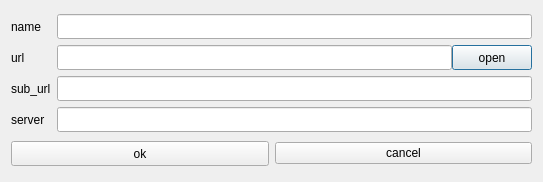
<?xml version="1.0" encoding="UTF-8"?>
<ui version="4.0">
 <class>ItemSetDialog</class>
 <widget class="QDialog" name="ItemSetDialog">
  <property name="geometry">
   <rect>
    <x>0</x>
    <y>0</y>
    <width>543</width>
    <height>182</height>
   </rect>
  </property>
  <property name="windowTitle">
   <string>ItemSetDialog</string>
  </property>
  <layout class="QVBoxLayout" name="verticalLayout">
   <item>
    <layout class="QGridLayout" name="gridLayout">
     <item row="2" column="1">
      <widget class="QLineEdit" name="le_sub_url">
       <property name="minimumSize">
        <size>
         <width>0</width>
         <height>25</height>
        </size>
       </property>
       <property name="maximumSize">
        <size>
         <width>16777215</width>
         <height>25</height>
        </size>
       </property>
      </widget>
     </item>
     <item row="2" column="0">
      <widget class="QLabel" name="label_2">
       <property name="text">
        <string>sub_url</string>
       </property>
      </widget>
     </item>
     <item row="1" column="0">
      <widget class="QLabel" name="label">
       <property name="text">
        <string>url</string>
       </property>
      </widget>
     </item>
     <item row="3" column="0">
      <widget class="QLabel" name="label_3">
       <property name="text">
        <string>server</string>
       </property>
      </widget>
     </item>
     <item row="1" column="1">
      <widget class="QWidget" name="wid_url" native="true">
       <property name="minimumSize">
        <size>
         <width>0</width>
         <height>25</height>
        </size>
       </property>
       <property name="maximumSize">
        <size>
         <width>16777215</width>
         <height>25</height>
        </size>
       </property>
       <layout class="QGridLayout" name="gridLayout_2">
        <property name="leftMargin">
         <number>0</number>
        </property>
        <property name="topMargin">
         <number>0</number>
        </property>
        <property name="rightMargin">
         <number>0</number>
        </property>
        <property name="bottomMargin">
         <number>0</number>
        </property>
        <property name="spacing">
         <number>0</number>
        </property>
        <item row="0" column="0">
         <widget class="QLineEdit" name="le_url">
          <property name="minimumSize">
           <size>
            <width>0</width>
            <height>25</height>
           </size>
          </property>
          <property name="maximumSize">
           <size>
            <width>16777215</width>
            <height>25</height>
           </size>
          </property>
         </widget>
        </item>
        <item row="0" column="1">
         <widget class="QPushButton" name="pb_open">
          <property name="minimumSize">
           <size>
            <width>0</width>
            <height>25</height>
           </size>
          </property>
          <property name="maximumSize">
           <size>
            <width>16777215</width>
            <height>25</height>
           </size>
          </property>
          <property name="text">
           <string>open</string>
          </property>
         </widget>
        </item>
       </layout>
      </widget>
     </item>
     <item row="3" column="1">
      <widget class="QLineEdit" name="le_server">
       <property name="minimumSize">
        <size>
         <width>0</width>
         <height>25</height>
        </size>
       </property>
       <property name="maximumSize">
        <size>
         <width>16777215</width>
         <height>25</height>
        </size>
       </property>
      </widget>
     </item>
     <item row="0" column="0">
      <widget class="QLabel" name="label_4">
       <property name="minimumSize">
        <size>
         <width>0</width>
         <height>25</height>
        </size>
       </property>
       <property name="maximumSize">
        <size>
         <width>16777213</width>
         <height>25</height>
        </size>
       </property>
       <property name="text">
        <string>name</string>
       </property>
      </widget>
     </item>
     <item row="0" column="1">
      <widget class="QLineEdit" name="le_name">
       <property name="minimumSize">
        <size>
         <width>0</width>
         <height>25</height>
        </size>
       </property>
       <property name="maximumSize">
        <size>
         <width>16777215</width>
         <height>25</height>
        </size>
       </property>
      </widget>
     </item>
    </layout>
   </item>
   <item>
    <layout class="QHBoxLayout" name="horizontalLayout">
     <item>
      <widget class="QPushButton" name="pb_ok">
       <property name="minimumSize">
        <size>
         <width>0</width>
         <height>25</height>
        </size>
       </property>
       <property name="maximumSize">
        <size>
         <width>16777215</width>
         <height>25</height>
        </size>
       </property>
       <property name="text">
        <string>ok</string>
       </property>
      </widget>
     </item>
     <item>
      <widget class="QPushButton" name="pb_cancel">
       <property name="text">
        <string>cancel</string>
       </property>
      </widget>
     </item>
    </layout>
   </item>
  </layout>
 </widget>
 <layoutdefault spacing="6" margin="11"/>
 <resources/>
 <connections/>
</ui>
